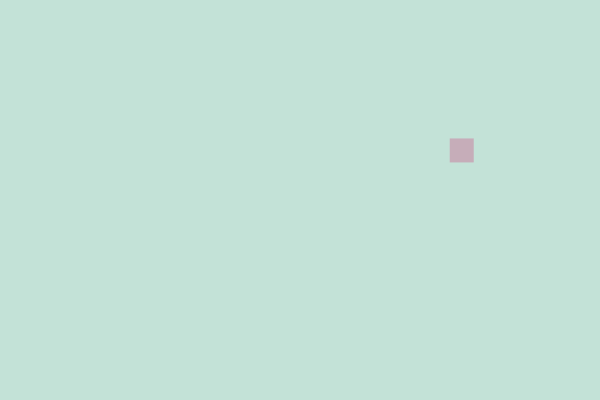
Frame 1 (no input)
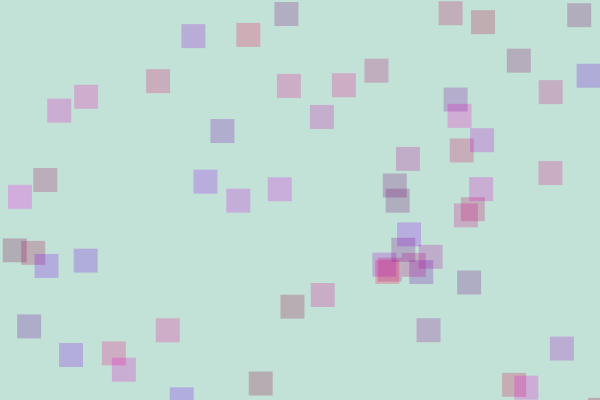
Frame 60 (no input)
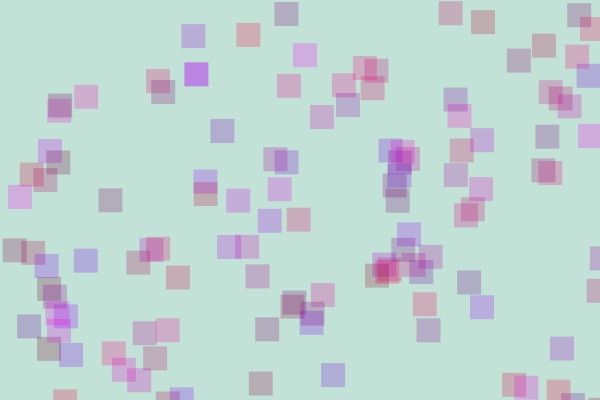
Frame 120 (the mouse pressed at the canvas centre since frame 60)

The p5.js sketch that drew these frames (run headless with seeded random() and noise() and a simulated clock; from frame 60 on, the mouse is pressed at the canvas centre):

// p5.js sketch
// ── sketch.js
var dot = {
  x: 100,
  y: 50
}

var col = {
  r: 255,
  g: 0,
  b: 0,

 };

function setup() {
  createCanvas(600,400);
  background(20,140,100,65);
}

function draw() {
  col.r = random(100,250);
  col.g = 0;
  col.b = random(50,250);
  dot.x = random(0,width);
  dot.y = random(0,height);
  noStroke(col.r, col.g, col.b);
  fill(col.r, col.g, col.b, 60);
  rect(dot.x, dot.y, 24, 24);
}
  
